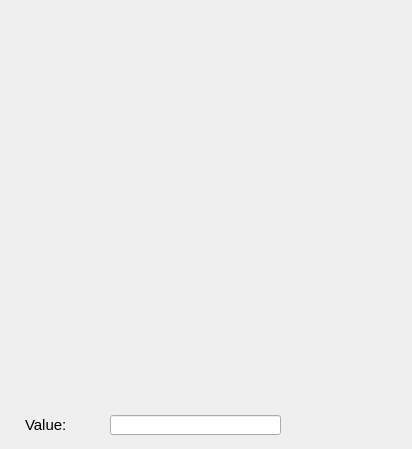
<?xml version="1.0" encoding="UTF-8"?>
<ui version="4.0">
 <class>Form</class>
 <widget class="QWidget" name="Form">
  <property name="geometry">
   <rect>
    <x>0</x>
    <y>0</y>
    <width>412</width>
    <height>449</height>
   </rect>
  </property>
  <property name="sizePolicy">
   <sizepolicy hsizetype="Preferred" vsizetype="Preferred">
    <horstretch>0</horstretch>
    <verstretch>0</verstretch>
   </sizepolicy>
  </property>
  <property name="font">
   <font>
    <pointsize>9</pointsize>
   </font>
  </property>
  <property name="windowTitle">
   <string>Form</string>
  </property>
  <widget class="caStripPlot" name="castripplot">
   <property name="geometry">
    <rect>
     <x>20</x>
     <y>30</y>
     <width>361</width>
     <height>371</height>
    </rect>
   </property>
   <property name="Title" stdset="0">
    <string notr="true">$(TITLE)</string>
   </property>
   <property name="channels" stdset="0">
    <string>$(PV)</string>
   </property>
   <property name="YAxisScaling" stdset="0">
    <enum>caStripPlot::autoScale</enum>
   </property>
   <property name="color_1">
    <color>
     <red>138</red>
     <green>226</green>
     <blue>52</blue>
    </color>
   </property>
   <property name="foreground">
    <color>
     <red>232</red>
     <green>232</green>
     <blue>232</blue>
    </color>
   </property>
  </widget>
  <widget class="caLineEdit" name="calineedit">
   <property name="geometry">
    <rect>
     <x>110</x>
     <y>415</y>
     <width>171</width>
     <height>20</height>
    </rect>
   </property>
   <property name="channel" stdset="0">
    <string notr="true">$(PV)</string>
   </property>
   <property name="background">
    <color alpha="0">
     <red>160</red>
     <green>160</green>
     <blue>164</blue>
    </color>
   </property>
   <property name="colorMode">
    <enum>caLineEdit::Static</enum>
   </property>
   <property name="precisionMode">
    <enum>caLineEdit::Channel</enum>
   </property>
   <property name="unitsEnabled">
    <bool>true</bool>
   </property>
  </widget>
  <widget class="caLabel" name="calabel_5">
   <property name="geometry">
    <rect>
     <x>25</x>
     <y>415</y>
     <width>80</width>
     <height>20</height>
    </rect>
   </property>
   <property name="sizePolicy">
    <sizepolicy hsizetype="Fixed" vsizetype="Fixed">
     <horstretch>0</horstretch>
     <verstretch>0</verstretch>
    </sizepolicy>
   </property>
   <property name="font">
    <font>
     <pointsize>11</pointsize>
    </font>
   </property>
   <property name="text">
    <string>Value:</string>
   </property>
  </widget>
 </widget>
 <customwidgets>
  <customwidget>
   <class>caLabel</class>
   <extends>QLabel</extends>
   <header>caLabel</header>
  </customwidget>
  <customwidget>
   <class>caLineEdit</class>
   <extends>QLineEdit</extends>
   <header>caLineEdit</header>
  </customwidget>
  <customwidget>
   <class>caStripPlot</class>
   <extends>QwtPlot</extends>
   <header>caStripPlot</header>
  </customwidget>
  <customwidget>
   <class>QwtPlot</class>
   <extends>QFrame</extends>
   <header>qwt_plot.h</header>
  </customwidget>
 </customwidgets>
 <resources/>
 <connections/>
</ui>
